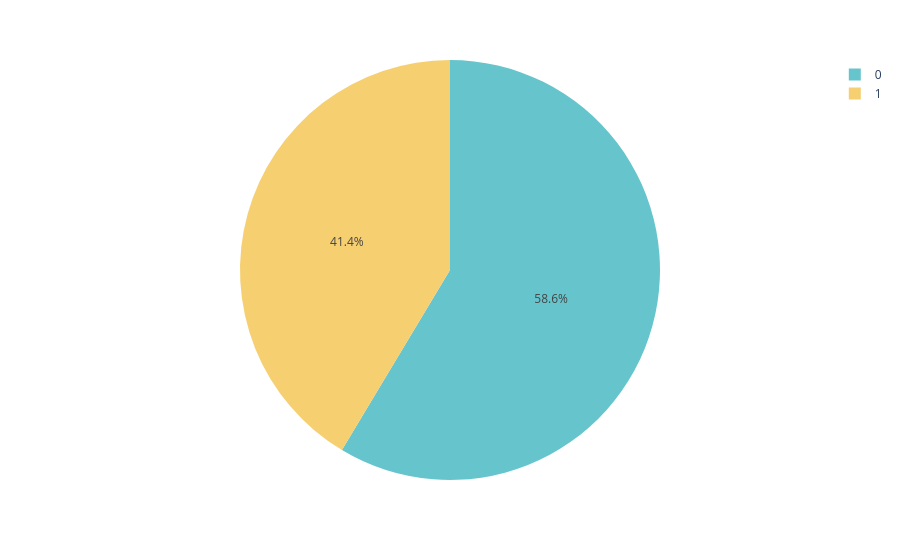

Here is the notebook cell this chart was saved with:
### Code cell
fig = px.pie(df,names="Survived",
            color_discrete_sequence=px.colors.qualitative.Pastel,)
fig.show()

### Figure 1 — Plotly figure (JSON) as saved in the notebook; plotly's stock layout.template omitted (floating-point values rounded to 4 significant figures; data arrays with more than 128 entries replaced by an {"elided": "..."} marker saying what was removed)
{"data": [{"domain": {"x": [0, 1], "y": [0, 1]}, "hovertemplate": "Survived=%{label}<extra></extra>", "labels": {"elided": "773 int values"}, "legendgroup": "", "name": "", "showlegend": true, "type": "pie"}], "layout": {"legend": {"tracegroupgap": 0}, "margin": {"t": 60}, "piecolorway": ["rgb(102, 197, 204)", "rgb(246, 207, 113)", "rgb(248, 156, 116)", "rgb(220, 176, 242)", "rgb(135, 197, 95)", "rgb(158, 185, 243)", "rgb(254, 136, 177)", "rgb(201, 219, 116)", "rgb(139, 224, 164)", "rgb(180, 151, 231)", "rgb(179, 179, 179)"]}}
